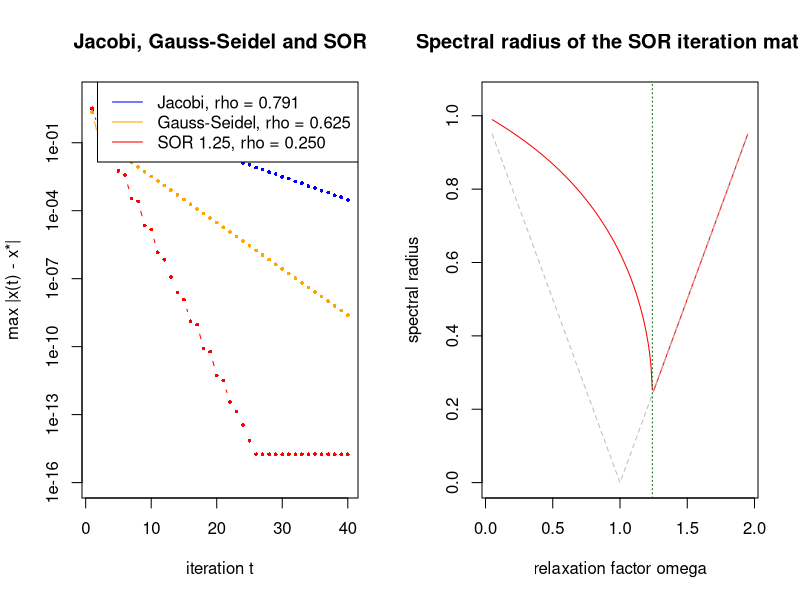

Reproduce this figure in R.
# Jacobi, Gauss-Seidel and SOR iterations for a 3 x 3 symmetric positive definite system.
A <- matrix(c(4, 3, 0,
              3, 4, -1,
              0, -1, 4), 3, byrow = TRUE)
b <- c(24, 30, -24)
x_true <- solve(A, b)   # (3, 4, -5)
n_iter <- 40

iterate <- function(omega = NULL, jacobi = FALSE) {
  x <- rep(1, 3); errs <- numeric(n_iter)
  for (t in 1:n_iter) {
    x_old <- x
    for (i in 1:3) {
      src <- if (jacobi) x_old else x                     # Jacobi uses only old values
      gs <- (b[i] - sum(A[i, -i] * src[-i])) / A[i, i]
      x[i] <- if (is.null(omega)) gs else (1 - omega) * x_old[i] + omega * gs
    }
    errs[t] <- max(abs(x - x_true))
  }
  errs
}

D <- diag(diag(A)); L <- A * lower.tri(A); U <- A * upper.tri(A)
rho <- function(B) max(Mod(eigen(B)$values))
B_sor <- function(w) solve(D + w * L, -(w * U + (w - 1) * D))
rhos <- c(rho(-solve(D, L + U)), rho(-solve(D + L, U)), rho(B_sor(1.25)))

par(mfrow = c(1, 2))
errs <- cbind(iterate(jacobi = TRUE), iterate(), iterate(omega = 1.25))
matplot(1:n_iter, errs, log = "y", type = "b", pch = 16, cex = 0.5, lty = 1,
        col = c("blue", "orange", "red"), ylim = c(1e-16, 10),
        xlab = "iteration t", ylab = "max |x(t) - x*|", main = "Jacobi, Gauss-Seidel and SOR")
legend("topright", sprintf(c("Jacobi, rho = %.3f", "Gauss-Seidel, rho = %.3f", "SOR 1.25, rho = %.3f"), rhos),
       col = c("blue", "orange", "red"), lty = 1)

omegas <- seq(0.05, 1.95, by = 0.01)
r <- sapply(omegas, function(w) rho(B_sor(w)))
plot(omegas, r, type = "l", col = "red", ylim = c(0, 1.05), xlab = "relaxation factor omega",
     ylab = "spectral radius", main = "Spectral radius of the SOR iteration matrix")
lines(omegas, abs(omegas - 1), lty = 2, col = "gray")
abline(v = 2 / (1 + sqrt(1 - rhos[1]^2)), lty = 3, col = "darkgreen")   # optimal omega
